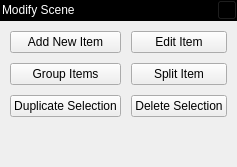
       <widget class="QWidget" name="m_pWidgetModifyScene" native="true">
        <property name="sizePolicy">
         <sizepolicy hsizetype="Expanding" vsizetype="Expanding">
          <horstretch>0</horstretch>
          <verstretch>0</verstretch>
         </sizepolicy>
        </property>
        <property name="maximumSize">
         <size>
          <width>16777215</width>
          <height>16777215</height>
         </size>
        </property>
        <layout class="QVBoxLayout" name="verticalLayout_6">
         <property name="spacing">
          <number>0</number>
         </property>
         <property name="leftMargin">
          <number>0</number>
         </property>
         <property name="topMargin">
          <number>0</number>
         </property>
         <property name="rightMargin">
          <number>0</number>
         </property>
         <property name="bottomMargin">
          <number>0</number>
         </property>
         <item>
          <widget class="QWidget" name="widget_13" native="true">
           <property name="sizePolicy">
            <sizepolicy hsizetype="Expanding" vsizetype="Fixed">
             <horstretch>0</horstretch>
             <verstretch>0</verstretch>
            </sizepolicy>
           </property>
           <property name="minimumSize">
            <size>
             <width>0</width>
             <height>21</height>
            </size>
           </property>
           <property name="maximumSize">
            <size>
             <width>16777215</width>
             <height>21</height>
            </size>
           </property>
           <property name="styleSheet">
            <string notr="true">background-color:rgb(0, 0, 0)</string>
           </property>
           <layout class="QHBoxLayout" name="horizontalLayout_10">
            <property name="spacing">
             <number>0</number>
            </property>
            <property name="leftMargin">
             <number>0</number>
            </property>
            <property name="topMargin">
             <number>0</number>
            </property>
            <property name="rightMargin">
             <number>0</number>
            </property>
            <property name="bottomMargin">
             <number>0</number>
            </property>
            <item>
             <widget class="QLabel" name="label_44">
              <property name="sizePolicy">
               <sizepolicy hsizetype="Fixed" vsizetype="Fixed">
                <horstretch>0</horstretch>
                <verstretch>0</verstretch>
               </sizepolicy>
              </property>
              <property name="styleSheet">
               <string notr="true">color:rgb(255, 255, 255)</string>
              </property>
              <property name="text">
               <string>Modify Scene</string>
              </property>
              <property name="indent">
               <number>2</number>
              </property>
             </widget>
            </item>
            <item>
             <spacer name="horizontalSpacer_6">
              <property name="orientation">
               <enum>Qt::Horizontal</enum>
              </property>
              <property name="sizeHint" stdset="0">
               <size>
                <width>2</width>
                <height>20</height>
               </size>
              </property>
             </spacer>
            </item>
            <item>
             <widget class="QToolButton" name="m_pToolButtonModifyScene">
              <property name="sizePolicy">
               <sizepolicy hsizetype="Fixed" vsizetype="Fixed">
                <horstretch>0</horstretch>
                <verstretch>0</verstretch>
               </sizepolicy>
              </property>
              <property name="maximumSize">
               <size>
                <width>20</width>
                <height>20</height>
               </size>
              </property>
              <property name="layoutDirection">
               <enum>Qt::RightToLeft</enum>
              </property>
              <property name="text">
               <string>...</string>
              </property>
              <property name="icon">
               <iconset>
                <normaloff>../../../Resources/Icons/close-icon.png</normaloff>../../../Resources/Icons/close-icon.png</iconset>
              </property>
              <property name="iconSize">
               <size>
                <width>10</width>
                <height>10</height>
               </size>
              </property>
             </widget>
            </item>
           </layout>
          </widget>
         </item>
         <item>
          <widget class="QWidget" name="widget_6" native="true">
           <property name="styleSheet">
            <string notr="true"/>
           </property>
           <layout class="QGridLayout" name="gridLayout">
            <property name="leftMargin">
             <number>10</number>
            </property>
            <property name="topMargin">
             <number>10</number>
            </property>
            <property name="rightMargin">
             <number>10</number>
            </property>
            <property name="bottomMargin">
             <number>10</number>
            </property>
            <property name="spacing">
             <number>10</number>
            </property>
            <item row="0" column="1">
             <widget class="QPushButton" name="m_p_PushButton_ModifyScene_EditItem">
              <property name="minimumSize">
               <size>
                <width>0</width>
                <height>22</height>
               </size>
              </property>
              <property name="maximumSize">
               <size>
                <width>16777215</width>
                <height>21</height>
               </size>
              </property>
              <property name="text">
               <string>Edit Item</string>
              </property>
             </widget>
            </item>
            <item row="1" column="0">
             <widget class="QPushButton" name="m_p_PushButton_ModifyScene_GroupItems">
              <property name="sizePolicy">
               <sizepolicy hsizetype="MinimumExpanding" vsizetype="Fixed">
                <horstretch>0</horstretch>
                <verstretch>0</verstretch>
               </sizepolicy>
              </property>
              <property name="minimumSize">
               <size>
                <width>0</width>
                <height>22</height>
               </size>
              </property>
              <property name="maximumSize">
               <size>
                <width>16777215</width>
                <height>21</height>
               </size>
              </property>
              <property name="sizeIncrement">
               <size>
                <width>1</width>
                <height>1</height>
               </size>
              </property>
              <property name="text">
               <string>Group Items</string>
              </property>
             </widget>
            </item>
            <item row="1" column="1">
             <widget class="QPushButton" name="m_p_PushButton_ModifyScene_SplitItem">
              <property name="sizePolicy">
               <sizepolicy hsizetype="MinimumExpanding" vsizetype="Fixed">
                <horstretch>0</horstretch>
                <verstretch>0</verstretch>
               </sizepolicy>
              </property>
              <property name="minimumSize">
               <size>
                <width>0</width>
                <height>22</height>
               </size>
              </property>
              <property name="maximumSize">
               <size>
                <width>16777215</width>
                <height>21</height>
               </size>
              </property>
              <property name="text">
               <string>Split Item</string>
              </property>
             </widget>
            </item>
            <item row="0" column="0">
             <widget class="QPushButton" name="m_p_PushButton_ModifyScene_AddNewItem">
              <property name="sizePolicy">
               <sizepolicy hsizetype="Minimum" vsizetype="Fixed">
                <horstretch>0</horstretch>
                <verstretch>0</verstretch>
               </sizepolicy>
              </property>
              <property name="minimumSize">
               <size>
                <width>0</width>
                <height>22</height>
               </size>
              </property>
              <property name="maximumSize">
               <size>
                <width>16777215</width>
                <height>21</height>
               </size>
              </property>
              <property name="text">
               <string>Add New Item</string>
              </property>
             </widget>
            </item>
            <item row="2" column="0">
             <widget class="QPushButton" name="m_p_PushButton_ModifyScene_DuplicateSelection">
              <property name="minimumSize">
               <size>
                <width>0</width>
                <height>22</height>
               </size>
              </property>
              <property name="text">
               <string>Duplicate Selection</string>
              </property>
             </widget>
            </item>
            <item row="2" column="1">
             <widget class="QPushButton" name="m_p_PushButton_ModifyScene_DeleteSelection">
              <property name="minimumSize">
               <size>
                <width>0</width>
                <height>22</height>
               </size>
              </property>
              <property name="text">
               <string>Delete Selection</string>
              </property>
             </widget>
            </item>
           </layout>
          </widget>
         </item>
         <item>
          <spacer name="verticalSpacer_5">
           <property name="orientation">
            <enum>Qt::Vertical</enum>
           </property>
           <property name="sizeHint" stdset="0">
            <size>
             <width>20</width>
             <height>40</height>
            </size>
           </property>
          </spacer>
         </item>
        </layout>
       </widget>
